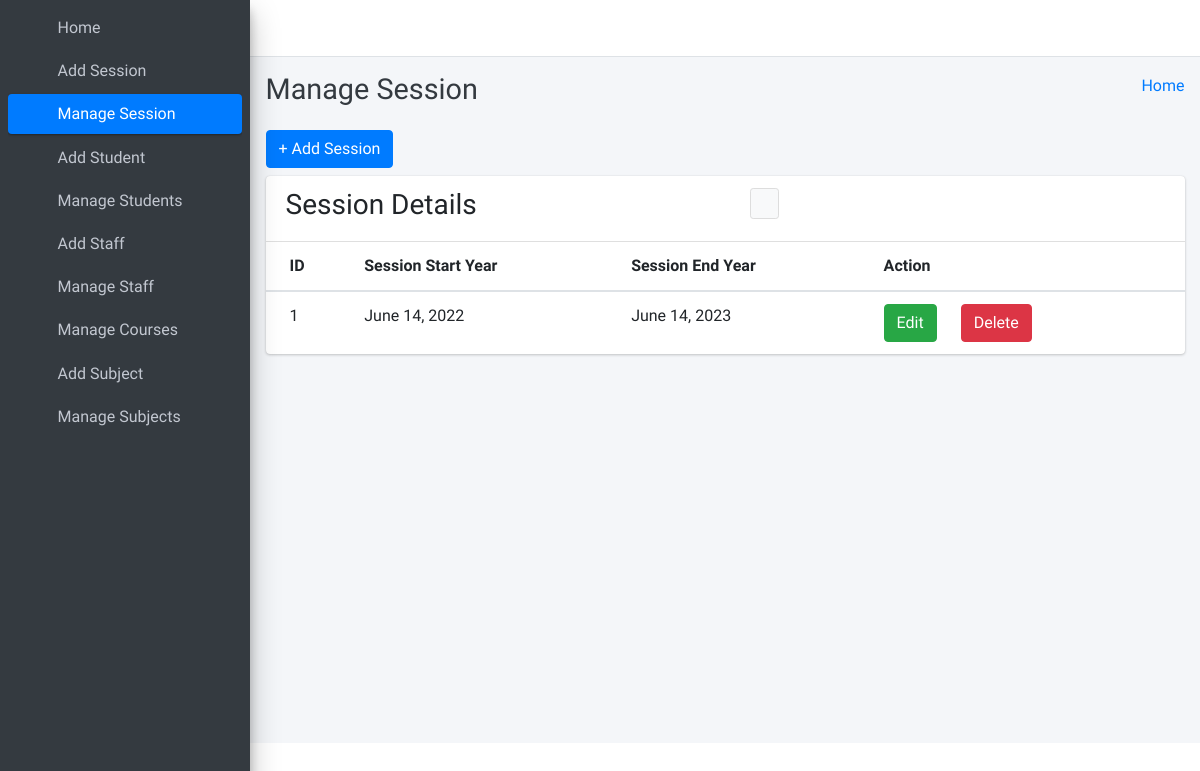
/manage_session (signed in), run on the app's committed database.
### portal/models.py (models this page shows)
class SessionYearModel(models.Model):
    id = models.AutoField(primary_key=True)
    session_start_year = models.DateField()
    session_end_year = models.DateField()
    objects = models.Manager()

### portal/AdminViews.py (the view)
# urls.py: path('manage_session',AdminViews.manage_session,name="manage_session"),
def manage_session(request):
    session_years = SessionYearModel.objects.all()
    context = {
        'session_years': session_years
    }
    return render(request,'admin_templates/manage_session.html',context)

### portal/LoginCheckMiddleWare.py (called while the page is built, shortened)
    def process_view(self, request, view_func, view_args, view_kwargs):
        modulename = view_func.__module__
        user = request.user
        if user.is_authenticated:
            if user.user_type == "1":
                if modulename == "portal.AdminViews":
                    pass
                elif modulename == "portal.views" or modulename == "django.views.static":
                    pass
                else:
                    return redirect("admin_home")
            else:
                return redirect("login")
        else:
            if request.path == reverse("login") or request.path == reverse("doLogin"):
                pass
            else:
                return redirect("login")

### portal/templates/admin_templates/manage_session.html (shortened to what this page needs)
{% extends 'admin_templates/base.html' %}
{% block page_title %}
Manage Session
{% endblock page_title %}
{% block main_content %}
{% load static %}
<section class="content">
    <div class="container-fluid">
      <a href="{% url 'add_session' %}"button" class="btn btn-primary">+ Add Session<br> </a>
        <div class="row mt-2">
            <div class="col-md-12">
                <div class="card">
                    <div class="card-header" style="display:flex; justify-content:space-between">
                        <h3 class="card_title">Session Details</h3>
                        <div class="card-tools">
                            <div class="input input-group-sm" style="width:150px; display:flex">
                                <div class="input-group-append">
                                    <button type='submit' class="btn btn-default"><i class="fas fa-search"></i></button>
                                </div>
                            </div>
                        </div>
                    </div>
                    <div class="card-body table-responsive p-0">
                        <table class="table table-hover text-nowrap">
                            <thead>
                                <tr>
                                    <th>ID</th>
                                    <th>Session Start Year</th>
                                    <th>Session End Year</th>
                                    <th>Action</th>
                                </tr>
                            </thead>
                            <tbody>
                                {% for session_year in session_years %}
                                <tr>
                                    <td>{{ forloop.counter }}</td>
                                    <td>{{ session_year.session_start_year }}</td>
                                    <td>{{ session_year.session_end_year }}</td>
                                    <td><a href="{% url 'edit_session' session_year.id %}" class="btn btn-success mr-4">Edit</a><a href="{% url 'delete_session' session_year.id %}" class="btn btn-danger">Delete</a></td>
                                </tr>
                                {% endfor %}
                            </tbody>
                        </table>
                    </div>
                </div>
            </div>
        </div>
    </div>
</section>
{% endblock %}

### data on the page
SessionYearModel: session_start_year "June 14, 2022", session_end_year "June 14, 2023"
